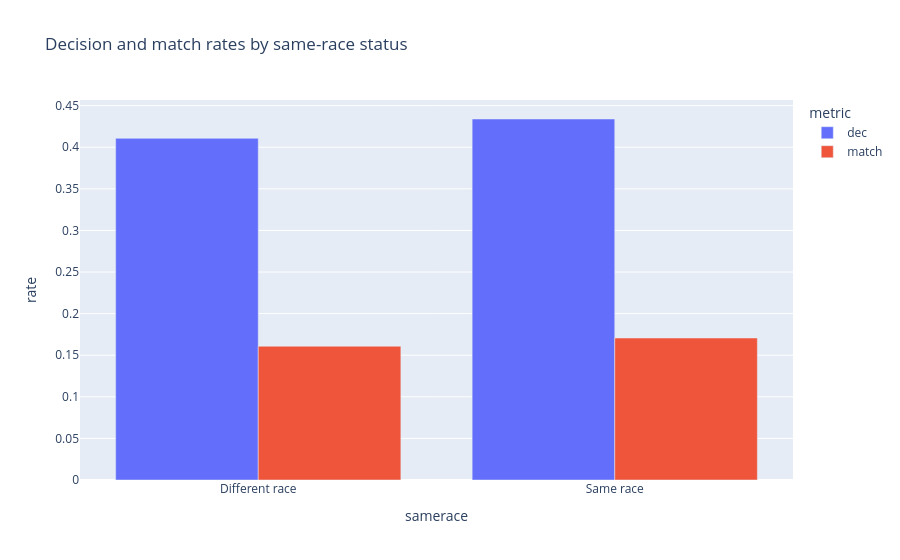

Notebook code cell kept with this figure:
### Markdown cell above
These four rates side by side. The bars are almost level, like the very low correlation of `samerace`.

### Code cell
fig = px.bar(
    same_race_effect.melt(id_vars="samerace", var_name="metric", value_name="rate"),
    x="samerace",
    y="rate",
    color="metric",
    barmode="group",
    title="Decision and match rates by same-race status"
)
fig.show()

### Figure 1 — Plotly figure (JSON) as saved in the notebook; plotly's stock layout.template omitted (floating-point values rounded to 4 significant figures)
{"data": [{"alignmentgroup": "True", "hovertemplate": "metric=dec<br>samerace=%{x}<br>rate=%{y}<extra></extra>", "legendgroup": "dec", "marker": {"color": "#636efa", "pattern": {"shape": ""}}, "name": "dec", "offsetgroup": "dec", "orientation": "v", "showlegend": true, "textposition": "auto", "type": "bar", "x": ["Different race", "Same race"], "xaxis": "x", "y": [0.4107, 0.434], "yaxis": "y"}, {"alignmentgroup": "True", "hovertemplate": "metric=match<br>samerace=%{x}<br>rate=%{y}<extra></extra>", "legendgroup": "match", "marker": {"color": "#EF553B", "pattern": {"shape": ""}}, "name": "match", "offsetgroup": "match", "orientation": "v", "showlegend": true, "textposition": "auto", "type": "bar", "x": ["Different race", "Same race"], "xaxis": "x", "y": [0.1608, 0.1707], "yaxis": "y"}], "layout": {"barmode": "group", "legend": {"title": {"text": "metric"}, "tracegroupgap": 0}, "title": {"text": "Decision and match rates by same-race status"}, "xaxis": {"anchor": "y", "domain": [0.0, 1.0], "title": {"text": "samerace"}}, "yaxis": {"anchor": "x", "domain": [0.0, 1.0], "title": {"text": "rate"}}}}
